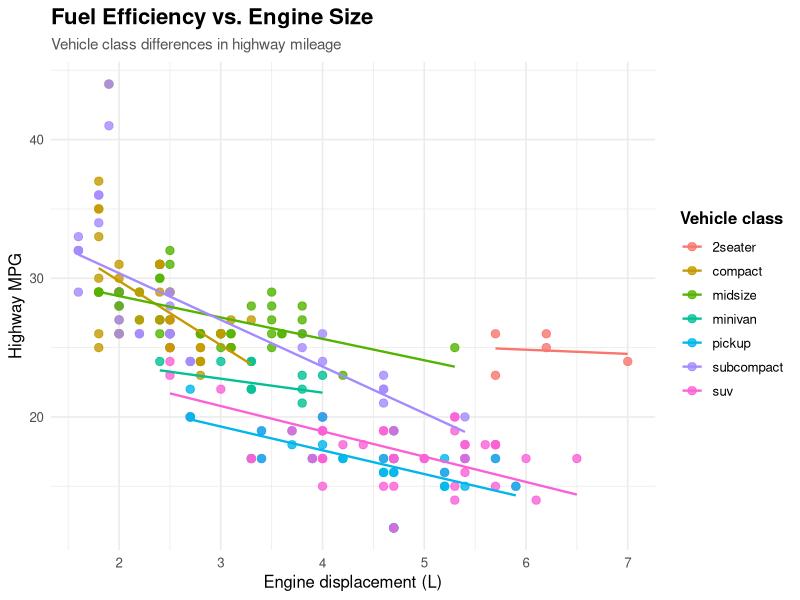

The R script that drew this image:
## ---- chunk 1
#| message: false
library(tidyverse)
## ---- chunk 2
# Fuel economy by vehicle class

ggplot(mpg, aes(x = displ, y = hwy, color = class)) +
  geom_point(size = 2.5, alpha = 0.8) +
  geom_smooth(method = "lm", se = FALSE, linewidth = 0.8) +
  labs(
    title = "Fuel Efficiency vs. Engine Size",
    subtitle = "Vehicle class differences in highway mileage",
    x = "Engine displacement (L)",
    y = "Highway MPG",
    color = "Vehicle class"
  ) +
  theme_minimal(base_size = 12) +
  theme(
    plot.title = element_text(face = "bold", size = 16),
    plot.subtitle = element_text(size = 11, color = "#555555"),
    legend.title = element_text(face = "bold")
  )
